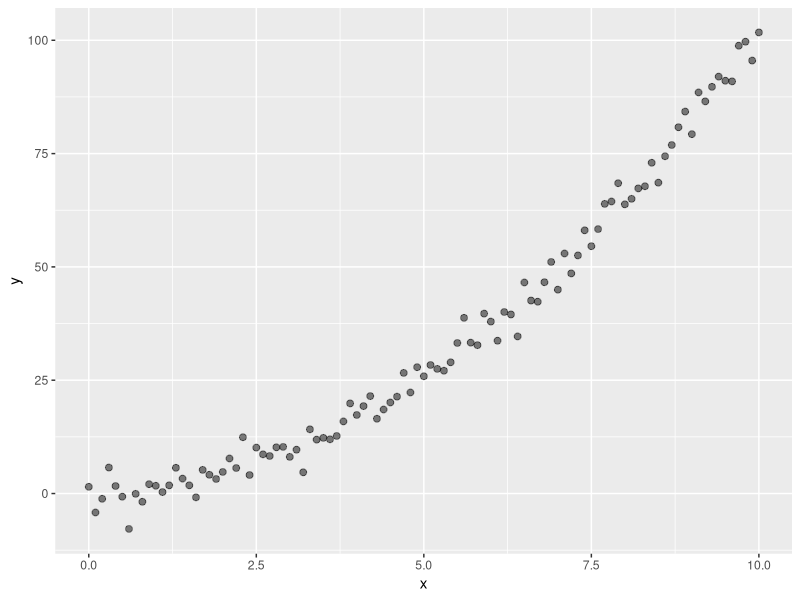
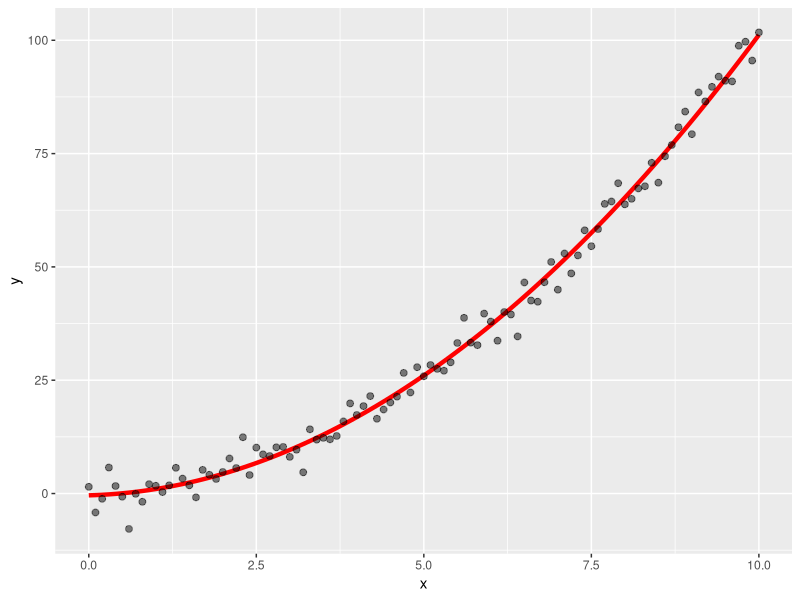

Write the R code that produced these figures, in order.
library(tidyverse)
library(modelr)

# Generate example data
# y = 1x^2 + 0x + 0.5 + noise
set.seed(181117)
x = seq(0,10,0.1) # Notice the seq() function
y = x^2 + 0.5 + 3*rnorm(n=length(x))
data = tibble(x=x, y=y)

ggplot(data, aes(x,y)) + 
  geom_point(alpha=0.5, size=2)

# A perfect fit would be to learn the parameters (1, 0, 0.5)

# Given 3 parameters, evaluate and return a set of y values
model1 = function(a, data) {
  tmp_y = a[1] + data$x * a[2] + data$x^2 * a[3]
  return(tmp_y)
}

# Given a set of y values generated by a model, 
# determine sum squared residuals (i.e. distance) of model
# from data
measure_distance = function(mod, data) {
  diff = data$y - model1(mod, data) # model1() is the function we wrote above
  sum_sqr_error = sum(diff ^ 2)
  return(sum_sqr_error)
}

# Find the best fit parameters
best = optim(c(0, 0, 0), measure_distance, data = data)

# Visualize best fit model
fit_y = best$par[1] + data$x * best$par[2] + data$x^2 * best$par[3]
fit_df = tibble(x=x, y=fit_y)

ggplot(data, aes(x,y)) + 
  geom_line(data = fit_df, size = 1.5, color='red', aes(x, y)) +
  geom_point(alpha=0.5, size=2)
  
